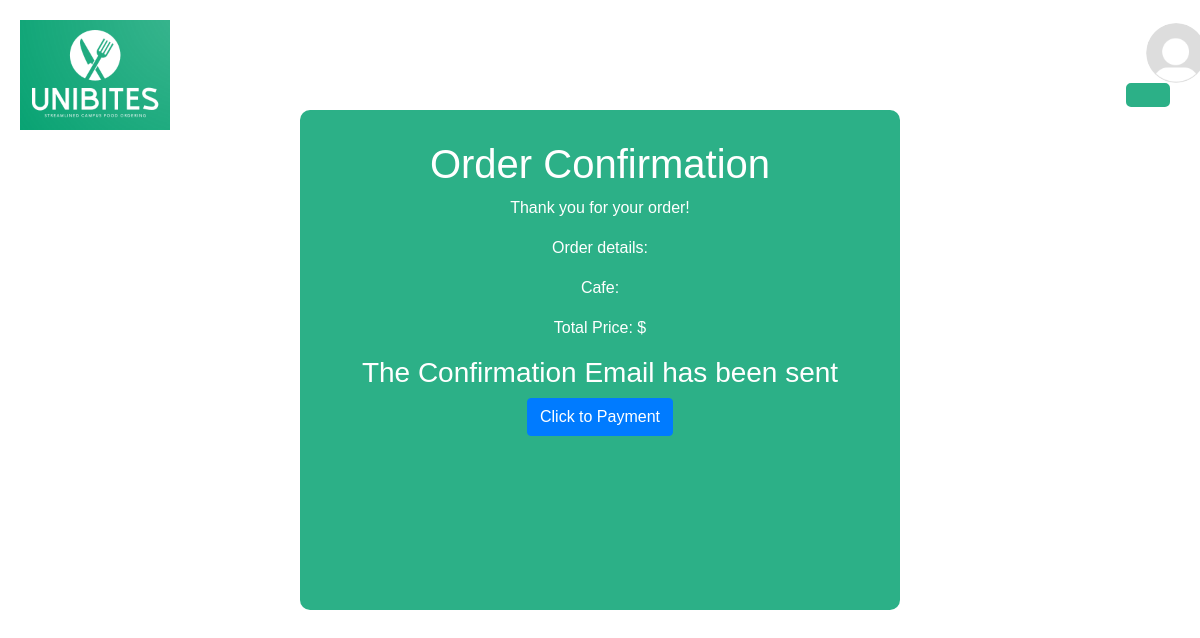
The app's page /cafe/1/checkout/ (signed in), older data.
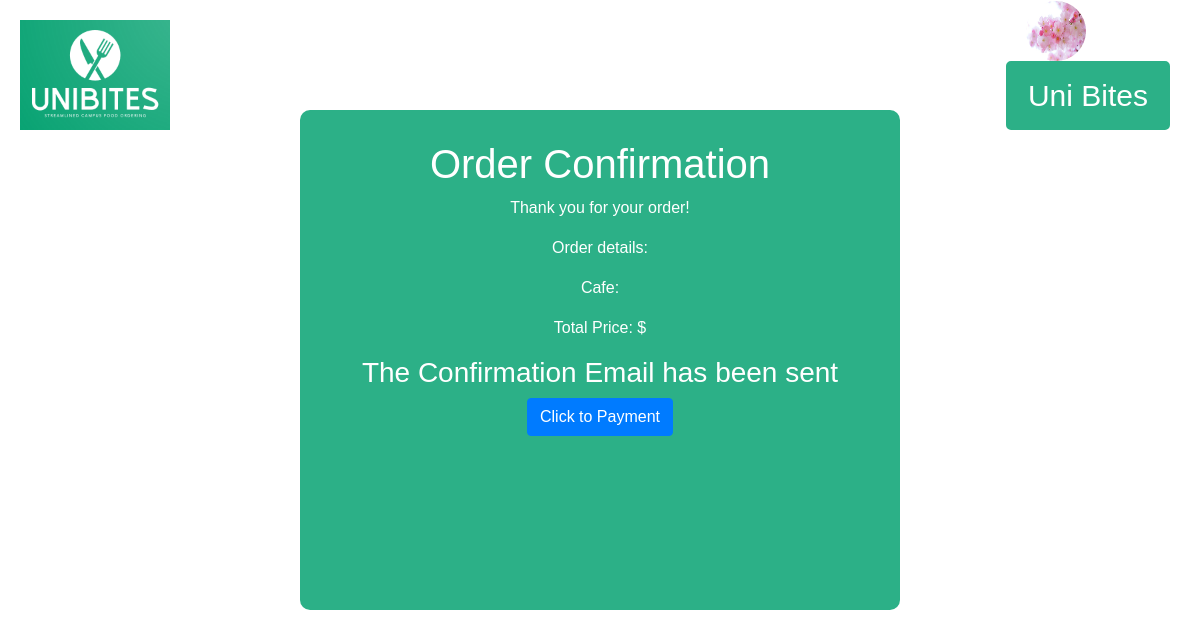
The same page, newer data.
### accounts/models.py (models this page shows)
class User(AbstractUser):
    profile_image = models.ImageField(upload_to = 'images', null=True)

### App/views.py (the view)
# urls.py: path('cafe/<int:cafe_id>/checkout/', checkout, name='checkout'),
def checkout(request, cafe_id):
    return render(request, 'app/order_confirmation.html')

### App/templates/app/order_confirmation.html (shortened to what this page needs)
{% load static %}
<!DOCTYPE html>
<html lang="en">
<head>
<link rel="stylesheet" href="https://maxcdn.bootstrapcdn.com/bootstrap/4.5.2/css/bootstrap.min.css">
<link rel="stylesheet" href="{% static 'app/order.css' %}">
</head>
<body>
  <div class="header">
    <a href="{% url 'app:home' %}">
    <img src="{% static 'app/logo.png' %}" alt="Logo" class="logo"></a>
    <div class="profile-container">
      {% if user.profile_image %}
      <img src="{{user.profile_image.url}}" alt="Profile Picture" class="profile-pic">
      {% else %}
      <img src="{% static 'app/profile-pic.jpg' %}" alt="Profile Picture" class="profile-pic">
      {% endif %}
      <button class="login-button">{{user.first_name}}</button>
    </div>
  </div>
<div class="container">
  <div class="content-box">
    <h1>Order Confirmation</h1>
    <p>Thank you for your order!</p>
    <p>Order details:</p>
    <p>Cafe: {{ order.cafe.name }}</p>
    <p>Total Price: ${{ total_price }}</p>
    <h3>The Confirmation Email has been sent</h3>
    <form method="post" action="{% url 'app:make_payment' order.id %}">
      <button type="submit" class="btn btn-primary">Click to Payment</button>
  </form>
  </div>
</div>
</body>
</html>

Row changes from the older to the newer data that the page shows:
now on this page (row edited): User: profile_image (picture), first_name "Uni Bites"
